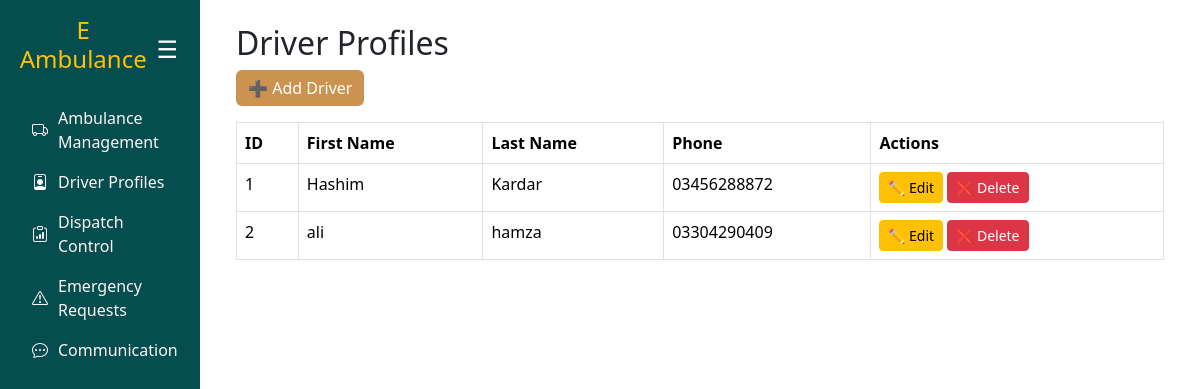
The app's page /drivers/ with its own data.
### ambulance/models.py (models this page shows, shortened)
class Driver(models.Model):
    driverid = models.AutoField(primary_key=True)
    firstname = models.CharField(max_length=100)
    lastname = models.CharField(max_length=100)
    phonenumber = models.CharField(max_length=15)

### ambulance/views.py (the view)
# urls.py: path("drivers/", views.driver_list, name="driver_list"),
def driver_list(request):
    drivers = Driver.objects.all()
    return render(request, "driver_list.html", {"drivers": drivers})

### ambulance/templates/driver_list.html
{% extends "base.html" %}
{% block content %}
<div class="container">
    <h2>Driver Profiles</h2>
    <a href="{% url 'driver_create' %}" class="btn btn-primary mb-3" style="background-color:#cc924f; color:white; border:none;">➕ Add Driver</a>
    <table class="table table-bordered">
        <thead>
            <tr>
                <th>ID</th>
                <th>First Name</th>
                <th>Last Name</th>
                <th>Phone</th>
                <th>Actions</th>
            </tr>
        </thead>
        <tbody>
            {% for driver in drivers %}
            <tr>
                <td>{{ driver.driverid }}</td>
                <td>{{ driver.firstname }}</td>
                <td>{{ driver.lastname }}</td>
                <td>{{ driver.phonenumber }}</td>
                <td>
                    <a href="{% url 'driver_update' driver.pk %}" class="btn btn-warning btn-sm">✏ Edit</a>
                    <a href="{% url 'driver_delete' driver.pk %}" class="btn btn-danger btn-sm">❌ Delete</a>
                </td>
            </tr>
            {% empty %}
            <tr><td colspan="5" class="text-center">No drivers found.</td></tr>
            {% endfor %}
        </tbody>
    </table>
</div>
{% endblock %}

### ambulance/templates/base.html (style rules this page uses)
body { overflow-x: hidden; }

### records on screen
Driver: driverid "1", firstname "Hashim", lastname "Kardar", phonenumber "03456288872"
Driver: driverid "2", firstname "ali", lastname "hamza", phonenumber "03304290409"
